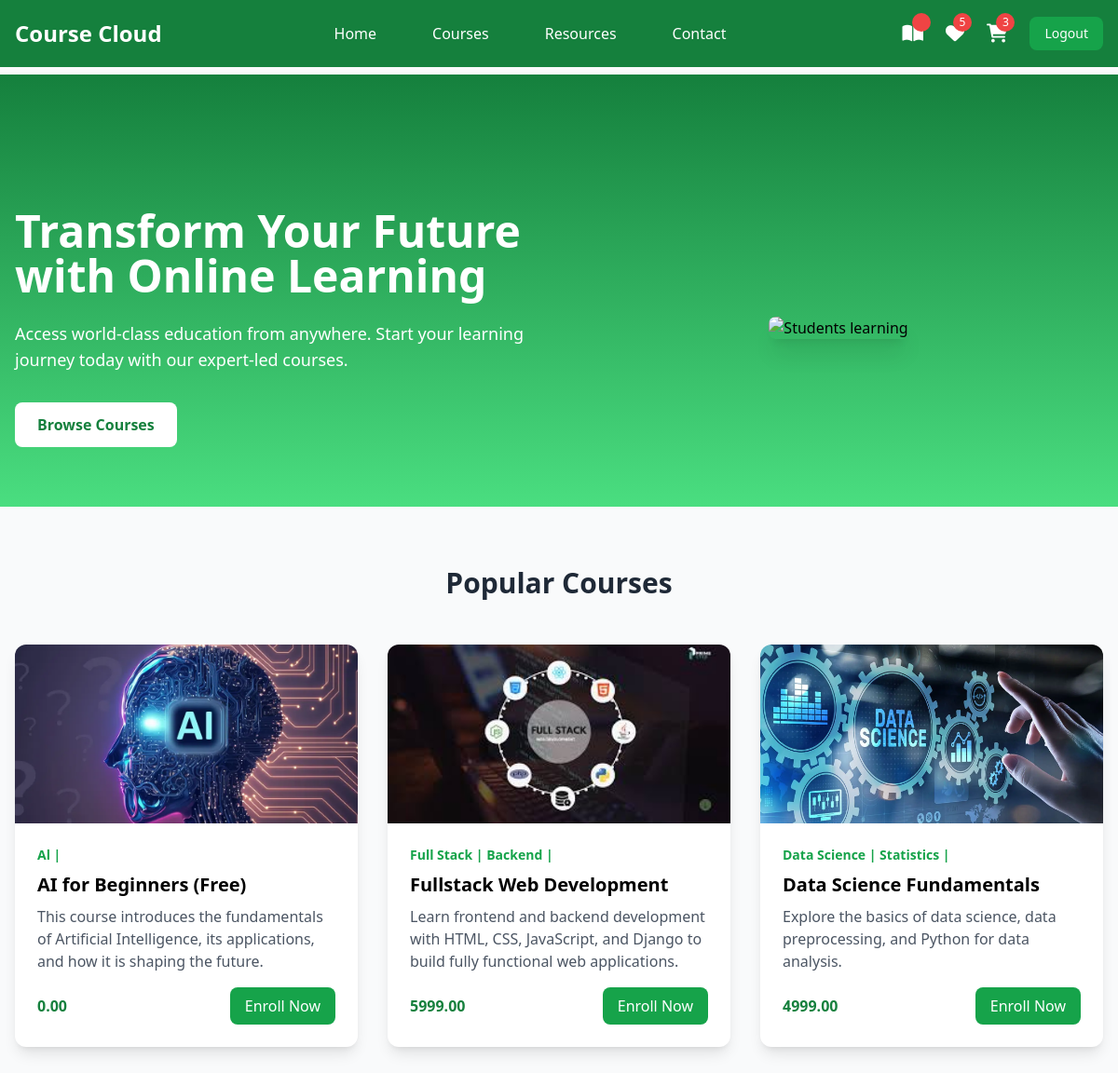
The app's page /student/index/ (signed in) with its own data.
### instructor/models.py (models this page shows, shortened)
class User(AbstractUser):
    ROLE_CHOICES =(
        ("instructor","Instructor"),
        ("student","Student")
    )
    role=models.CharField(max_length=20,choices=ROLE_CHOICES,default="student")

class Course(models.Model):
    title=models.CharField(max_length=200)
    description=models.TextField()
    price=models.DecimalField(decimal_places=2,max_digits=7)
    owner=models.ForeignKey(User,on_delete=models.SET_NULL,related_name="courses",null=True)
    is_free=models.BooleanField(default=False)
    picture=models.ImageField(upload_to="courseimages",null=True,blank=True,default="courseimages/default.png")
    thumbnail=EmbedVideoField()
    category_objects=models.ManyToManyField(Category)
    created_at=models.DateTimeField(auto_now_add=True)
    updated_at=models.DateTimeField(auto_now=True)

class Category(models.Model):
    name=models.CharField(max_length=200,unique=True)
    def __str__(self):
        return self.name

### student/views.py (the view)
# urls.py: path("index/",views.IndexView.as_view(),name="index"),
@method_decorator(signin_required,name="dispatch")
class IndexView(View):
    def get (self,request,*args,**kwargs):
        all_courses=Course.objects.all()
        purcahsed_courses=Order.objects.filter(student=request.user).values_list("course_objects",flat=True)
        print(purcahsed_courses,"================================")
        return render (request,"index.html",{"couses":all_courses,"purchased_courses":purcahsed_courses})

### student/templates/index.html
{%extends 'base.html'%}
{%block main_block%}
 <section class="pt-20 bg-gradient-to-b from-green-700 to-green-400">
    <div class="max-w-screen-xl mx-auto px-4 py-16 grid md:grid-cols-2 gap-8 items-center">
        <div class="text-white">
            <h1 class="text-4xl md:text-5xl font-bold mb-6">Transform Your Future with Online Learning</h1>
            <p class="text-lg mb-8">Access world-class education from anywhere. Start your learning journey today with our expert-led courses.</p>
            <button class="bg-white text-green-700 hover:bg-green-100 px-6 py-3 rounded-lg font-semibold transition duration-300">
                Browse Courses
            </button>
        </div>
        <div class="flex justify-center">
            <img src="/api/placeholder/600/400" alt="Students learning" class="rounded-lg shadow-xl">
        </div>
    </div>
</section>
<section class="max-w-screen-xl mx-auto px-4 py-16">
    <h2 class="text-3xl font-bold text-center mb-12 text-gray-800">Popular Courses</h2>
    <div class="grid grid-cols-1 md:grid-cols-3 gap-8">
       {%for c in couses%}
       <div class="bg-white rounded-xl shadow-lg overflow-hidden transform transition duration-300 hover:scale-105 hover:shadow-xl">
        <img src="{{c.picture.url}}" alt="Course 1" class="w-full h-48 object-cover">
        <div class="p-6">
            <div class="text-green-600 text-sm font-semibold mb-2">
                {%for cat in c.category_objects.all%}
                <span>{{cat}} |</span>
                {%endfor%}
            </div>
            <h3 class="text-xl font-bold mb-2">{{c.title}}</h3>
            <p class="text-gray-600 mb-4">{{c.description}}</p>
            <div class="flex justify-between items-center">
                <span class="text-green-700 font-bold">{{c.price}}</span>
                {% if c.id in purchased_courses%}
                <a href="" class="bg-green-600 text-white px-4 py-2 rounded-lg hover:bg-green-700 transition duration-300">
                    Enrolled
                </a>
                {%else%}
                <a href="{%url 'course-detail' c.id%}" class="bg-green-600 text-white px-4 py-2 rounded-lg hover:bg-green-700 transition duration-300">
                    Enroll Now
                </a>
                {%endif%}
            </div>
        </div>
    </div>
       {%endfor%}
    </div>
</section>
{%endblock%}

### student/templates/base.html (shortened to what this page needs)
<!DOCTYPE html>
<html lang="en">
<head>
    <script src="https://cdn.tailwindcss.com"></script>
    <link href="https://cdnjs.cloudflare.com/ajax/libs/font-awesome/6.0.0/css/all.min.css" rel="stylesheet">
</head>
<body class="bg-gray-50">
    <nav class="bg-green-700 fixed w-full z-20 top-0 left-0">
        <div class="max-w-screen-xl flex flex-wrap items-center justify-between mx-auto p-4">
            <a href="#" class="flex items-center">
                <span class="self-center text-2xl font-semibold text-white">Course Cloud</span>
            </a>
            <div class="items-center justify-between hidden w-full md:flex md:w-auto md:order-1">
                <ul class="flex flex-col p-4 md:p-0 mt-4 font-medium md:flex-row md:space-x-8 md:mt-0">
                    <li><a href="{%url 'index'%}" class="block py-2 pl-3 pr-4 text-white hover:text-purple-200">Home</a></li>
                    <li><a href="{%url 'mycorses'%}" class="block py-2 pl-3 pr-4 text-white hover:text-purple-200">Courses</a></li>
                    <li><a href="#" class="block py-2 pl-3 pr-4 text-white hover:text-purple-200">Resources</a></li>
                    <li><a href="#" class="block py-2 pl-3 pr-4 text-white hover:text-purple-200">Contact</a></li>
                </ul>
            </div>
            <div class="flex items-center space-x-6 md:order-2">
                <div class="relative group">
                    <a href="{%url 'mycorses'%}" class="text-white hover:text-green-200">
                        <i class="fas fa-book-open text-xl"></i>
                        <span class="absolute -top-2 -right-2 bg-red-500 text-white text-xs rounded-full h-5 w-5 flex items-center justify-center">{{count}}</span>
                    </a>
                </div>
                <div class="relative group">
                    <a href="#" class="text-white hover:text-green-200">
                        <i class="fas fa-heart text-xl"></i>
                        <span class="absolute -top-2 -right-2 bg-red-500 text-white text-xs rounded-full h-5 w-5 flex items-center justify-center">5</span>
                    </a>
                </div>
                <div class="relative group">
                    <a href="{%url 'cart-summary'%}" class="text-white hover:text-green-200">
                        <i class="fas fa-shopping-cart text-xl"></i>
                        <span class="absolute -top-2 -right-2 bg-red-500 text-white text-xs rounded-full h-5 w-5 flex items-center justify-center">{{request.user.basket.all.count}}</span>
                    </a>
                </div>
                <a href="{%url 'signout'%}">
                    <button class="text-white bg-green-600 hover:bg-red-800 focus:ring-4 focus:outline-none focus:ring-red-300 font-medium rounded-lg text-sm px-4 py-2 text-center">Logout</button>
                </a>
            </div>
        </div>
    </nav>
  <div class="mt-20">
    {%block main_block%}
    {%endblock%}
  </div>
</body>
</html>

### records on screen
User: user.basket.all.count "3"
Course: picture (picture), title "AI for Beginners (Free)", description "This course introduces the fundamentals of Artificial Intelligence, its applications, and how it is shaping the future.", price "0.00", shows "Enroll Now"
Category: name "Al"
Course: picture (picture), title "Fullstack Web Development", description "Learn frontend and backend development with HTML, CSS, JavaScript, and Django to build fully functional web applications.", price "5999.00", shows "Enroll Now"
Category: name "Full Stack"
Category: name "Backend"
Course: picture (picture), title "Data Science Fundamentals", description "Explore the basics of data science, data preprocessing, and Python for data analysis.", price "4999.00", shows "Enroll Now"
Category: name "Data Science"
Category: name "Statistics"
